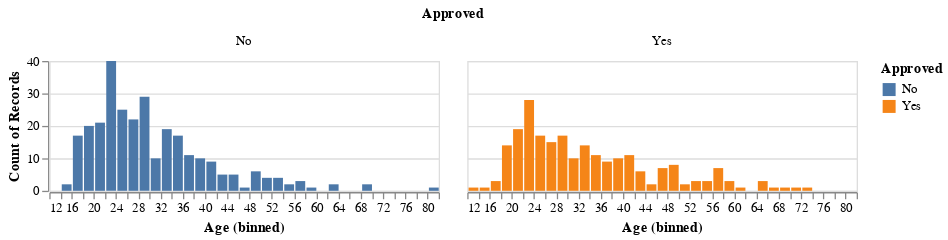

Notebook code cell kept with this figure:
### Code cell
data_vis_age = alt.Chart(data_train).mark_bar().encode(
    x = alt.X('Age').scale(clamp= True).bin(maxbins=45),
    y = alt.Y('count()'),
    color = alt.Color('Approved')
).properties(
    height=100
).facet(
    "Approved:N",)
data_vis_age

### Figure 1 — Vega-Lite specification as saved in the notebook (floating-point values rounded to 4 significant figures; data arrays with more than 128 entries replaced by an {"elided": "..."} marker saying what was removed)
{"config": {"view": {"continuousWidth": 300, "continuousHeight": 300}}, "data": {"name": "data-9b2ed57830432ad344c2b937c9697da2"}, "facet": {"field": "Approved", "type": "nominal"}, "spec": {"mark": {"type": "bar"}, "encoding": {"color": {"field": "Approved", "type": "nominal"}, "x": {"bin": {"maxbins": 45}, "field": "Age", "scale": {"clamp": true}, "type": "quantitative"}, "y": {"aggregate": "count", "type": "quantitative"}}, "height": 100}, "$schema": "https://vega.github.io/schema/vega-lite/v5.16.3.json", "datasets": {"data-9b2ed57830432ad344c2b937c9697da2": {"elided": "517 records"}}}
